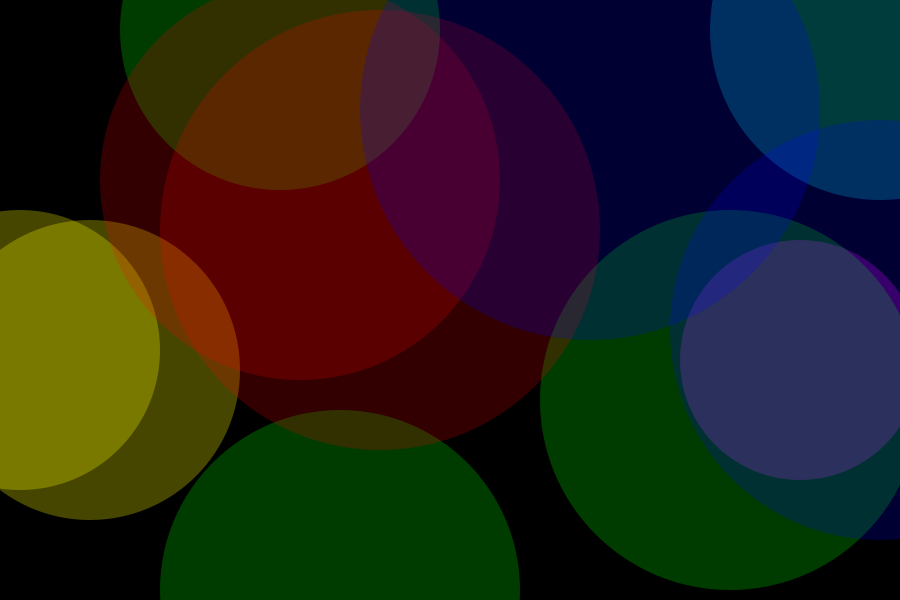
Frame 1 (no input)
Frame 60 (the mouse pressed at the canvas centre just before this capture): identical to frame 1, image omitted
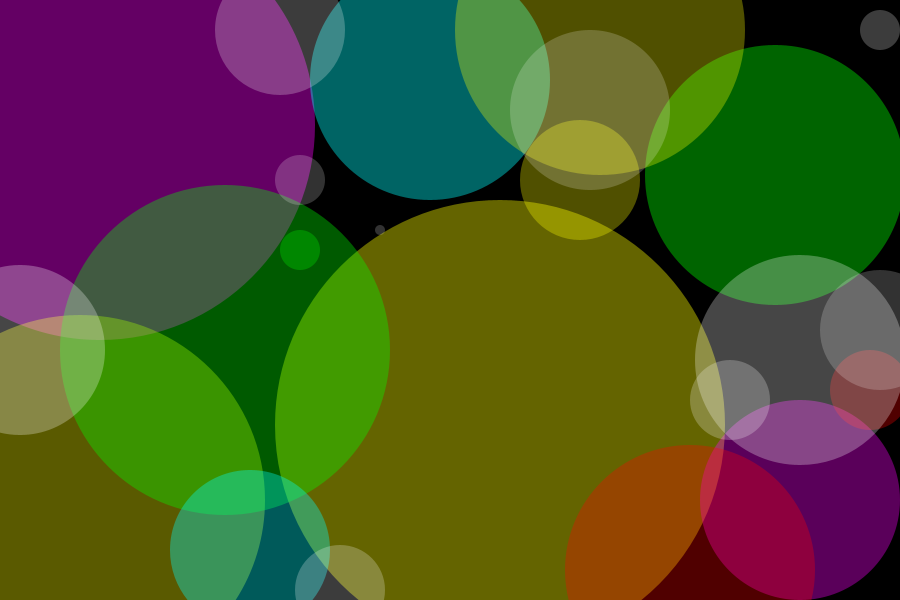
Frame 120 (the mouse held since frame 60 and released just before this capture)

The Processing sketch that drew these frames (run headless with seeded random() and noise(); from frame 60 on, the mouse is pressed at the canvas centre):

// Processing sketch: processing_2694
// ── processing_2694.pde

void setup(){
  size(900,600);
  smooth();
  frameRate(1000);
}
void draw(){
  background(0);
  noStroke();
  fill(mouseY,mouseX,0,100);
ellipse(500,425,mouseX,mouseX);
fill(mouseY,0,mouseX,100);
ellipse(100,125,mouseX-20,mouseX-20);
fill(0,mouseY,0,100);
ellipse(775,175,mouseY-40,mouseY-40);
fill(0,mouseY,mouseX,100);
ellipse(430,80,mouseY-60,mouseY-60);
fill(mouseX,mouseY,0,90);
ellipse(80,500,mouseX-80,mouseX-80);
fill(mouseX,0,mouseY,90);
ellipse(800,500,mouseY-100,mouseY-100);
fill(0,mouseX,0,90);
ellipse(225,350,mouseX-120,mouseX-120);
fill(0,mouseX,mouseY,90);
ellipse(250,550,mouseY-140,mouseY-140);
fill(mouseY,mouseX,0,80);
ellipse(600,30,mouseX-160,mouseX-160);
fill(mouseX,mouseY,0,80);
ellipse(580,180,mouseY-180,mouseY-180);
fill(mouseX,0,0,80);
ellipse(690,570,mouseX-200,mouseX-200);
fill(mouseY,0,0,80);
ellipse(870,390,mouseY-220,mouseY-220);
fill(255,mouseX,255,70);
ellipse(800,360,mouseX-240,mouseX-240);
fill(0,mouseY,0,70);
ellipse(300,250,mouseY-260,mouseY-260);
fill(255,255,mouseX,70);
ellipse(20,350,mouseX-280,mouseX-280);
fill(255,255,mouseY,70);
ellipse(90,370,mouseY-300,mouseY-300);
fill(mouseX,255,mouseY,60);
ellipse(280,30,mouseX-320,mouseX-320);
fill(mouseX,255,255,60);
ellipse(880,30,mouseY-340,mouseY-340);
fill(mouseY,255,mouseX,60);
ellipse(340,590,mouseX-360,mouseX-360);
fill(mouseX,255,mouseY,60);
ellipse(730,400,mouseY-380,mouseY-380);
fill(255,mouseX,mouseY,50);
ellipse(300,180,mouseX-400,mouseX-400);
fill(mouseY,mouseX,255,50);
ellipse(880,330,mouseY-420,mouseY-420);
fill(255,mouseY,mouseX,50);
ellipse(380,230,mouseX-440,mouseX-440);
fill(mouseX,mouseY,255,50);
ellipse(590,110,mouseY-460,mouseY-460);
}
